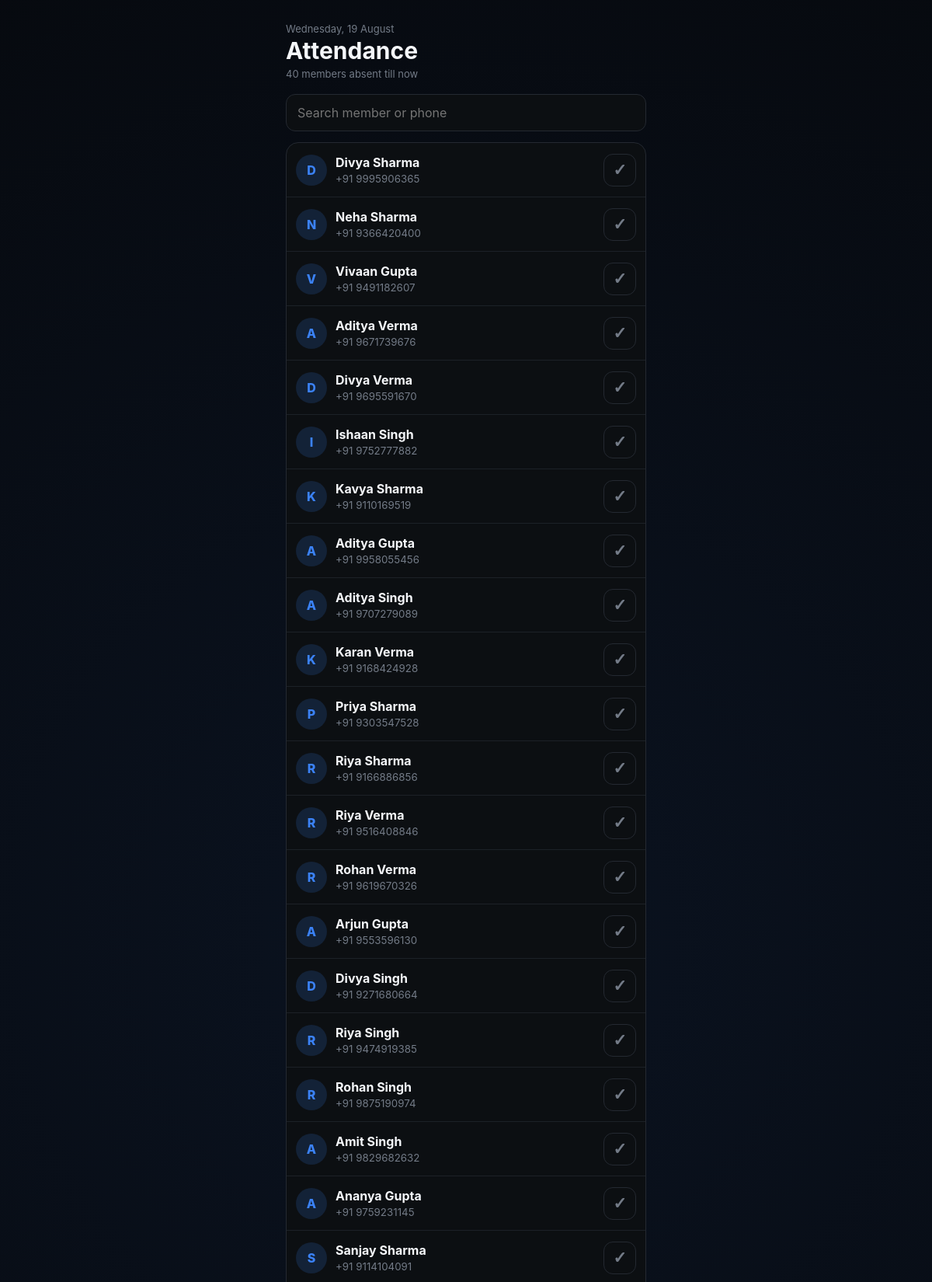
The app's page /attendance (signed in, upper part) with its own data.
### models.py (models this page shows, shortened)
class Member(db.Model):
    __tablename__ = "member"
    id = db.Column(db.Integer, primary_key=True)
    owner_id = db.Column(
        db.Integer,
        db.ForeignKey("gym_owner.id"),
        nullable=False,
        index=True
    )
    name = db.Column(db.String(100), nullable=False)
    address = db.Column(db.String(150), nullable=False)
    phone = db.Column(db.String(15), nullable=False)
    join_date = db.Column(db.Date, nullable=False)
    notes = db.Column(db.Text)
    membership_active = db.Column(db.Boolean, default=True, nullable=False)
    send_membership_reminder = db.Column(db.Boolean, default=True)
    current_plan_id = db.Column(
        db.Integer,
        db.ForeignKey("membership_plan.id")
    )
    current_plan = db.relationship("MembershipPlan", foreign_keys=[current_plan_id])
    membership_start = db.Column(db.Date)
    membership_expiry = db.Column(db.Date)
    memberships = db.relationship(
        "Membership",
        backref="member",
        lazy=True,
        cascade="all, delete-orphan"
    )
    attendance = db.relationship(
        "Attendance",
        backref="member",
        lazy=True,
        cascade="all, delete-orphan"
    )
    __table_args__ = (
        db.UniqueConstraint(
            "owner_id",
            "name",
            name="uq_owner_member_name"
        ),
    )

### routes/members.py (the view)
@members_bp.route("/attendance")
@login_required
def attendance():
    today = date.today()
    yesterday = today - relativedelta(days=1)
    now = datetime.now()
    members = Member.query.filter_by(owner_id=current_user.id).all()
    today_attendance = {
        record.member_id: record
        for record in Attendance.query.join(Member).filter(
            Member.owner_id == current_user.id,
            Attendance.attendance_date == today,
        ).all()
    }
    yesterday_attendance = {
        record.member_id: record
        for record in Attendance.query.join(Member).filter(
            Member.owner_id == current_user.id,
            Attendance.attendance_date == yesterday,
        ).all()
    }
    def member_order(member):
        attendance_record = today_attendance.get(member.id)
        if not member.membership_active:
            status_rank = 2
        elif attendance_record is None:
            status_rank = 0
        else:
            status_rank = 1
        yesterday_record = yesterday_attendance.get(member.id)
        if yesterday_record:
            hour_distance = abs(yesterday_record.check_in.hour - now.hour)
            yesterday_rank = 0
        else:
            hour_distance = 99
            yesterday_rank = 1
        return status_rank, yesterday_rank, hour_distance, member.name.lower()
    ordered_members = sorted(members, key=member_order)
    return render_template(
        "attendance.html",
        members=ordered_members,
        attendance_by_member=today_attendance,
        today=today,
        active_unchecked=sum(m.membership_active and m.id not in today_attendance for m in members),
        active_page="attendance",
    )

### templates/attendance.html (shortened to what this page needs)
{% extends "components/base.html" %}
{% block head %}
<link rel="stylesheet" href="{{ url_for('static', filename='css/attendance.css') }}">
{% endblock %}
{% block body %}
<header class="attendance-header">
  <div>
    <p class="eyebrow">{{ today.strftime('%A, %d %B') }}</p>
    <h1>Attendance</h1>
    <p class="summary">{{ active_unchecked }} member{{ '' if active_unchecked == 1 else 's' }} absent till now</p>
  </div>
</header>
<div class="search-wrap">
  <input id="search" type="search" placeholder="Search member or phone" autocomplete="off">
</div>
<section class="member-list" aria-label="Member attendance list">
  {% for member in members %}
  {% set record = attendance_by_member.get(member.id) %}
  <article class="attendance-member {% if not member.membership_active %}inactive{% endif %}" data-member data-search-text="{{ (member.name ~ ' ' ~ member.phone ~ ' ' ~ member.address)|lower }}">
    <a class="member-profile" href="{{ url_for('members.member_details', member_id=member.id) }}">
      <span class="avatar">{{ member.name[0]|upper }}</span>
      <span class="member-copy">
        <strong>{{ member.name }}</strong>
        <small>{% if not member.membership_active %}Removed · {% endif %}+91 {{ member.phone }}</small>
      </span>
    </a>
    {% if record %}
    <div class="checked-in">
      <span>✓ {{ record.check_in.strftime('%I:%M %p') }}</span>
      <button type="button" class="attendance-toggle checked" data-remove-dialog="remove-{{ member.id }}" aria-label="Remove attendance for {{ member.name }}">✓</button>
    </div>
    <dialog class="confirm-dialog" id="remove-{{ member.id }}">
      <form method="post" action="{{ url_for('members.remove_check_in', member_id=member.id) }}">
        <h2>Remove attendance?</h2>
        <p>Are you sure you want to unmark <strong>{{ member.name }}</strong> for today?</p>
        <div class="dialog-actions">
          <button type="button" class="cancel" data-close-dialog>Cancel</button>
          <button type="submit" class="remove">Yes, unmark</button>
        </div>
      </form>
    </dialog>
    {% else %}
    <form method="post" action="{{ url_for('members.check_in_member', member_id=member.id) }}">
      <button class="attendance-toggle" type="submit" aria-label="Mark {{ member.name }} present">✓</button>
    </form>
    {% endif %}
  </article>
  {% else %}
  <p class="empty">No members yet. Add a member before recording attendance.</p>
  {% endfor %}
</section>
{% endblock %}

### static/css/base.css (style rules this page uses)
* { margin: 0; padding: 0; box-sizing: border-box; -webkit-tap-highlight-color: transparent; }
:root { --bg: #050608; --white: #f5f7fa; --muted: #737b87; --blue: #3b82f6; --green: #22c55e; --border: #20242b; --card: #0c0f12; --card2: #050505; --card3: #000000; --activity: #11151a; --navbg: rgba(5, 6, 8, 0.94); --iconbg: #15191e; --line: #1c2127; --cardborder: #242931; }
html { background: var(--bg); }
body { background: radial-gradient(circle at 50% 18%, rgba(59, 130, 246, 0.1), transparent 35%), var(--bg); color: var(--white); transition: background 0.35s, color 0.35s; font-family: -apple-system, BlinkMacSystemFont, "Segoe UI", Roboto, Arial, sans-serif; min-height: 100vh; overflow-x: hidden; }

### static/css/attendance.css (style rules this page uses)
.attendance-header { margin: 4px 0 18px; }
.attendance-header h1 { margin: 2px 0 4px; font-size: 30px; }
.eyebrow, .summary { color: var(--muted); margin: 0; font-size: 13px; }
.search-wrap { margin-bottom: 14px; }
#search { width: 100%; box-sizing: border-box; padding: 13px 14px; border: 1px solid var(--cardborder); border-radius: 12px; background: var(--card); color: var(--white); font: inherit; }
.member-list { border: 1px solid var(--cardborder); border-radius: 16px; overflow: hidden; background: var(--card); }
.attendance-member { min-height: 70px; display: flex; align-items: center; gap: 12px; padding: 10px 12px; border-bottom: 1px solid var(--line); }
.member-profile { min-width: 0; flex: 1; display: flex; align-items: center; gap: 11px; color: inherit; text-decoration: none; }
.avatar { width: 40px; height: 40px; flex: 0 0 40px; border-radius: 50%; display: grid; place-items: center; background: rgba(59, 130, 246, .16); color: var(--blue); font-weight: 800; }
.member-copy { min-width: 0; display: grid; gap: 3px; }
.member-copy strong { overflow: hidden; text-overflow: ellipsis; white-space: nowrap; }
.member-copy small { color: var(--muted); }
.attendance-toggle { width: 42px; height: 42px; border: 1px solid var(--cardborder); border-radius: 12px; background: transparent; color: var(--muted); font-size: 21px; font-weight: 800; cursor: pointer; }

### records on screen
Member: name "D", name "Divya Sharma", phone "9995906365"
Member: name "N", name "Neha Sharma", phone "9366420400"
Member: name "V", name "Vivaan Gupta", phone "9491182607"
Member: name "A", name "Aditya Verma", phone "9671739676"
Member: name "D", name "Divya Verma", phone "9695591670"
Member: name "I", name "Ishaan Singh", phone "9752777882"
Member: name "K", name "Kavya Sharma", phone "9110169519"
Member: name "A", name "Aditya Gupta", phone "9958055456"
Member: name "A", name "Aditya Singh", phone "9707279089"
Member: name "K", name "Karan Verma", phone "9168424928"
Member: name "P", name "Priya Sharma", phone "9303547528"
Member: name "R", name "Riya Sharma", phone "9166886856"
Member: name "R", name "Riya Verma", phone "9516408846"
Member: name "R", name "Rohan Verma", phone "9619670326"
Member: name "A", name "Arjun Gupta", phone "9553596130"
Member: name "D", name "Divya Singh", phone "9271680664"
Member: name "R", name "Riya Singh", phone "9474919385"
Member: name "R", name "Rohan Singh", phone "9875190974"
Member: name "A", name "Amit Singh", phone "9829682632"
Member: name "A", name "Ananya Gupta", phone "9759231145"
Member: name "S", name "Sanjay Sharma", phone "9114104091"

### other values on screen
{{ active_unchecked }} "40"
{{ '' if active_unchecked == 1 else 's' }} "s"
